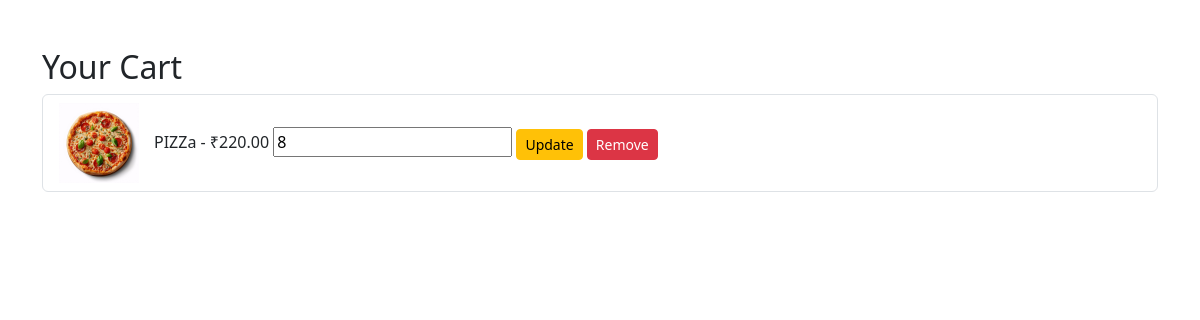
The app's page /cart/ (signed in), older data.
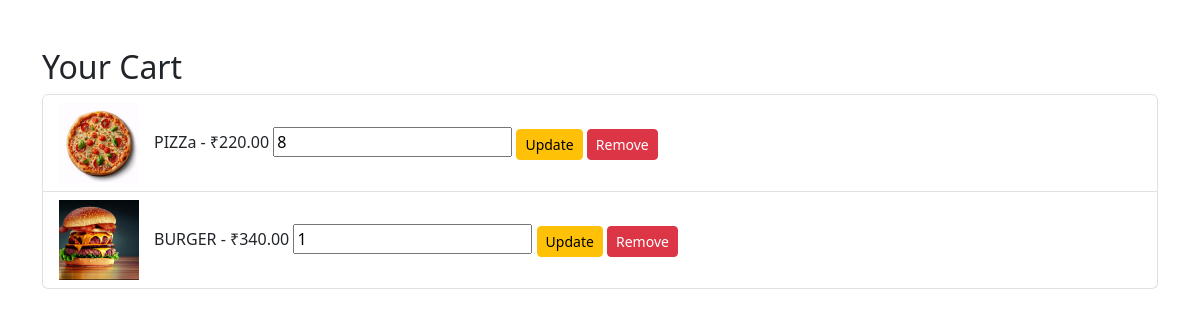
The same page, newer data.
### orders/models.py (models this page shows, shortened)
class CartItem(models.Model):
    user = models.ForeignKey(User, on_delete=models.CASCADE)
    food_item = models.ForeignKey(FoodItem, on_delete=models.CASCADE)
    quantity = models.PositiveIntegerField(default=1)

### menu/models.py (models this page shows, shortened)
class FoodItem(models.Model):
    name = models.CharField(max_length=100)
    description = models.TextField(blank=True)
    price = models.DecimalField(max_digits=6, decimal_places=2)
    image = models.ImageField(upload_to='food_images/')
    category = models.CharField(max_length=50)

### orders/views.py (the view)
# urls.py: path('', views.view_cart, name='view_cart'),
def view_cart(request):
    cart_items = CartItem.objects.filter(user=request.user)
    return render(request, 'orders/cart.html', {'cart_items': cart_items})

### orders/templates/orders/cart.html (shortened to what this page needs)
<!DOCTYPE html>
<html>
<head>
    <link href="https://cdn.jsdelivr.net/npm/bootstrap@5.3.2/dist/css/bootstrap.min.css" rel="stylesheet">
</head>
<body>
<div class="container mt-5">
    <h2>Your Cart</h2>
    <ul class="list-group">
        {% for cart_item in cart_items %}
        <li class="list-group-item d-flex align-items-center">
            <img src="{{ cart_item.food_item.image.url }}"
                 alt="{{ cart_item.food_item.name }}"
                 style="width: 80px; height: 80px; object-fit: cover; margin-right: 15px;">
            <div class="flex-grow-1">
                {{ cart_item.food_item.name }} - ₹{{ cart_item.food_item.price }}
                <form action="{% url 'update_cart' cart_item.food_item.id %}" method="post" style="display:inline;">
                    <input type="number" name="quantity" value="{{ cart_item.quantity }}" min="0">
                    <button type="submit" class="btn btn-sm btn-warning">Update</button>
                </form>
                <form action="{% url 'remove_from_cart' cart_item.food_item.id %}" method="post" style="display:inline;">
                    <button type="submit" class="btn btn-sm btn-danger">Remove</button>
                </form>
            </div>
        </li>
        {% empty %}
        <li class="list-group-item">Your cart is empty.</li>
        {% endfor %}
    </ul>
</div>
</body>
</html>

Row changes from the older to the newer data that the page shows:
added CartItem: food_item.image (picture), food_item.name "BURGER", food_item.price "340.00", quantity "1"
